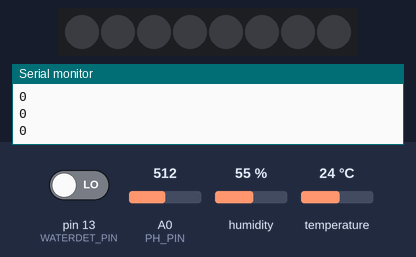
The program below on a simulated Arduino Uno, built with avr-gcc and run on an emulated ATmega328P. Shown: 8 RGB LEDs in strip order, left to right, the last lines printed to the serial monitor. The inputs (shaded band) are chosen by the test bench; at power-on: pin 13 (WATERDET_PIN) LOW, A0 (PH_PIN) = 512, humidity 55 %, temperature 24 °C. Dim RGB values are drawn brighter than linear.

Above: at 1.3 s.
1.4 s: pin 13 (WATERDET_PIN) driven HIGH
At 3.2 s:
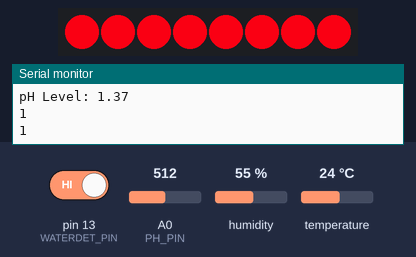
4.0 s: A0 (PH_PIN) set to 582
At 4.8 s:
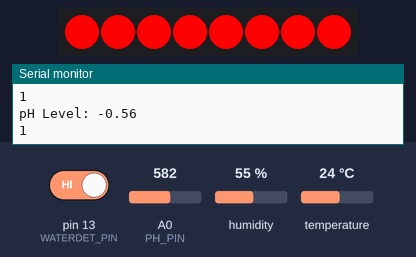
6.0 s: A0 (PH_PIN) set to 608
At 7.7 s:
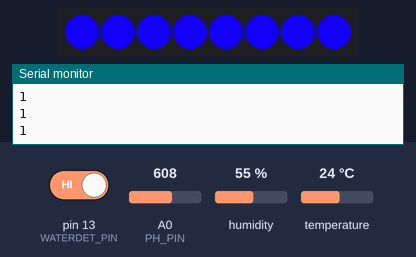
8.0 s: A0 (PH_PIN) set to 734
At 9.4 s:
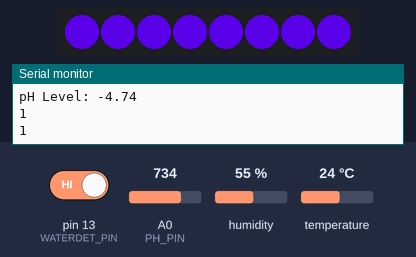
10.0 s: A0 (PH_PIN) set to 751
At 11.2 s:
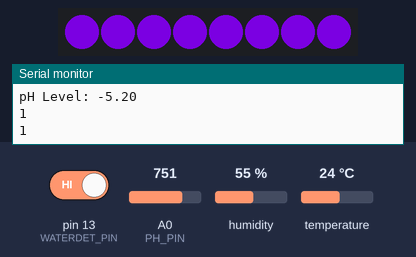
12.0 s: A0 (PH_PIN) set to 900
At 12.8 s:
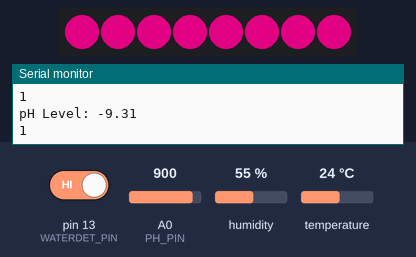
Timing chart, 0 to 15.0 s (numbered marks = the images above; inputs shaded):
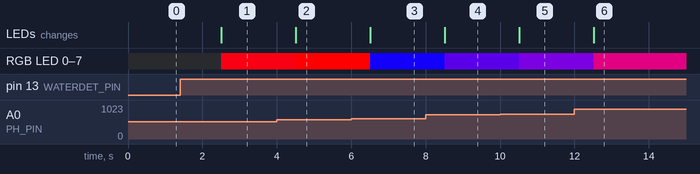

Measured:
- the behaviour switches between 598 and 599 on A0 (PH_PIN) (found by bisection; images 2 and 3)
- after the input at 1.4 s, RGB LED 0–7: off → RGB(237, 0, 18) after 1.1 s; the LEDs: change after 1.1 s (image 1)
- after the input at 4.0 s, RGB LED 0–7: RGB(237, 0, 18) → RGB(255, 0, 0) after 0.50 s; the LEDs: change after 0.50 s (image 2)
- after the input at 6.0 s, RGB LED 0–7: RGB(255, 0, 0) → RGB(17, 0, 238) after 0.51 s; the LEDs: change after 0.51 s (image 3)
- after the input at 8.0 s, RGB LED 0–7: RGB(17, 0, 238) → RGB(71, 0, 184) after 0.51 s; the LEDs: change after 0.51 s (image 4)
- after the input at 10.0 s, RGB LED 0–7: RGB(71, 0, 184) → RGB(90, 0, 165) after 0.52 s; the LEDs: change after 0.52 s (image 5)
- after the input at 12.0 s, RGB LED 0–7: RGB(90, 0, 165) → RGB(162, 0, 93) after 0.52 s; the LEDs: change after 0.52 s (image 6)

The program:

main.cpp
```cpp
#include <Arduino.h>
#include <Adafruit_NeoPixel.h>
#include "DFRobot_PH.h"
#include "DHT.h"
#include "DHT_U.h"

#define PH_PIN A0
#define WATERDET_PIN 13
#define DHT_PIN 12
#define NEO_PIN 11

#define DHTTYPE DHT22
#define NEO_LED 8
#define FIVE_SEC 5000
#define TWO_SEC 2000
#define TEN_SEC 10000
#define MAX_ACID 0
#define MIN_ACID 14
#define MAX_HUE 255

DFRobot_PH ph;
DHT dht(DHT_PIN, DHTTYPE);
Adafruit_NeoPixel litmus_strip(NEO_LED, NEO_PIN);

void setup()
{
  // Start Serial Debugger
  Serial.begin(9600);

  // Start pH Sensor
  ph.begin();

  // Start dht Sensor
  dht.begin();

  // Start Litmus LED Strip
  litmus_strip.begin();

  // Set the pin for the water detection pin
  pinMode(WATERDET_PIN, INPUT);
}

void loop()
{
  static float temp = 0;
  static long lastReadTemp, lastReadpH = millis();
  static bool stripSet = true;

  // Get temperature to use for pH reading every 5 sec
  if (millis() - lastReadTemp > FIVE_SEC)
  {
    temp = dht.readTemperature(false);
    lastReadTemp = millis();
    Serial.print("Temp: ");
    Serial.println(temp);
  }

  Serial.println(digitalRead(WATERDET_PIN));

  // Only start taking readings upon water detection
  if (digitalRead(WATERDET_PIN) && (millis() - lastReadpH > TWO_SEC))
  {
    // Check the pH Level of the liquid
    int voltage = analogRead(PH_PIN) / 1024.0 * 5000;
    float phValue = ph.readPH(voltage, temp);

    Serial.print("pH Level: ");
    Serial.println(phValue);

    int red = map(phValue, MAX_ACID, MIN_ACID, MAX_HUE, 0);
    int blue = map(phValue, MAX_ACID, MIN_ACID, 0, MAX_HUE);

    // Light up the Strip like a Litmus Paper
    for (uint8_t i = 0; i < NEO_LED; i++)
    {
      litmus_strip.setPixelColor(i, red, 0, blue);
    }
    litmus_strip.show();
    stripSet = true;
    lastReadpH = millis();
  }
  else
  {
    // Clear LEDs if 10 sec has elapsed since last reading
    if ((millis() - lastReadpH > TEN_SEC) && stripSet)
    {
      litmus_strip.clear();
      litmus_strip.show();
      Serial.println("Clearing Strip");
      stripSet = false;
    }

    // Wait a little bit before checking again
    delay(500);
  }
}
```
